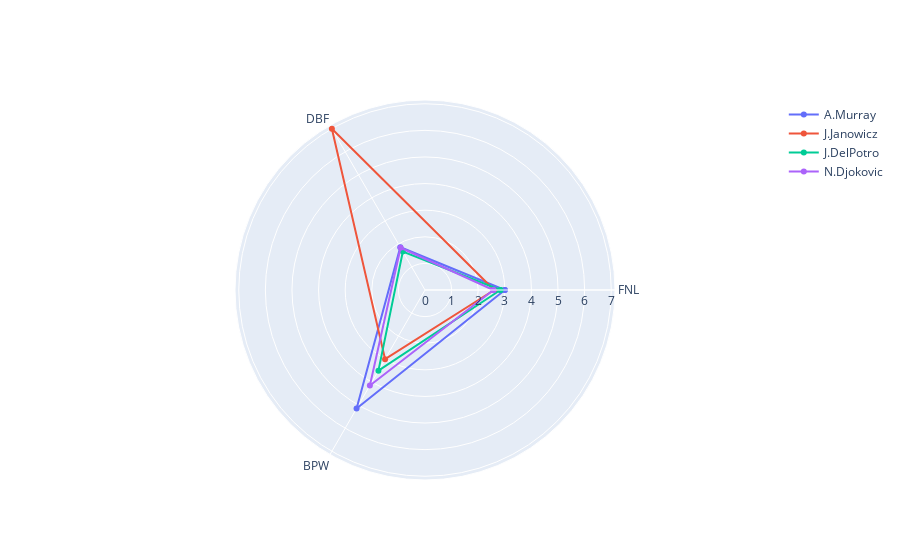

Source (notebook cell):
### Code cell
import plotly.express as px
import plotly.graph_objects as go
#players = ['A.Murray','J.Janowicz','J.DelPotro','N.Djokovic']
df = pd.DataFrame({'FNL':FNL,'DBF':DBF,'BPW':BPW, 'FNL2':FNL})
fig = go.Figure()

fig.add_trace(
    go.Scatterpolar(
        theta=['FNL','DBF','BPW', 'FNL'],
        r=df.iloc[0],
        name='A.Murray'
    ))

fig.add_trace(
    go.Scatterpolar(
        theta=['FNL','DBF','BPW', 'FNL'],
        r=df.iloc[1],
        name='J.Janowicz'
    ))

fig.add_trace(
    go.Scatterpolar(
        theta=['FNL','DBF','BPW', 'FNL'],
        r=df.iloc[2],
        name='J.DelPotro'
    ))

fig.add_trace(
    go.Scatterpolar(
        theta=['FNL','DBF','BPW', 'FNL'],
        r=df.iloc[3],
        name='N.Djokovic'
    ))

### Figure 1 — Plotly figure (JSON) as saved in the notebook; plotly's stock layout.template omitted (floating-point values rounded to 4 significant figures)
{"data": [{"name": "A.Murray", "r": [3, 1.857, 5.143, 3], "theta": ["FNL", "DBF", "BPW", "FNL"], "type": "scatterpolar"}, {"name": "J.Janowicz", "r": [2.6, 7, 3, 2.6], "theta": ["FNL", "DBF", "BPW", "FNL"], "type": "scatterpolar"}, {"name": "J.DelPotro", "r": [2.833, 1.667, 3.5, 2.833], "theta": ["FNL", "DBF", "BPW", "FNL"], "type": "scatterpolar"}, {"name": "N.Djokovic", "r": [2.571, 1.833, 4.143, 2.571], "theta": ["FNL", "DBF", "BPW", "FNL"], "type": "scatterpolar"}], "layout": {}}
